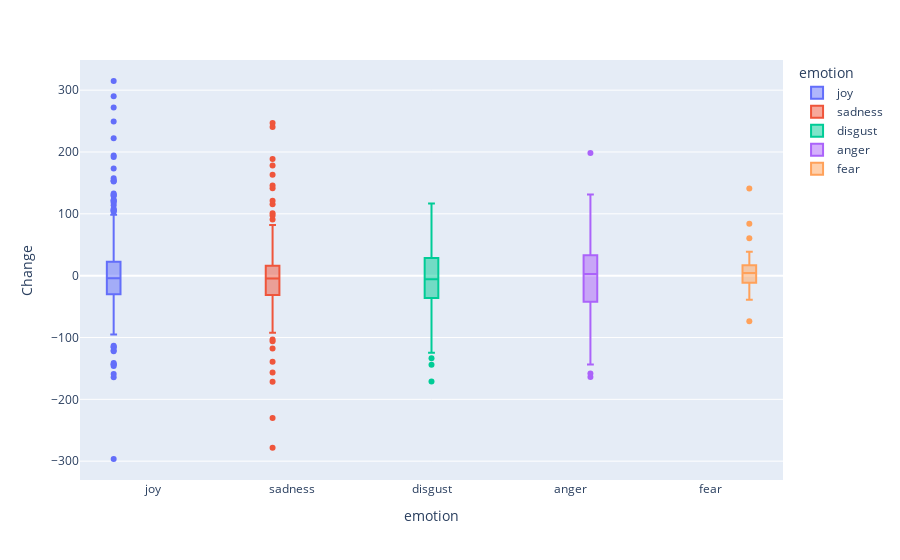
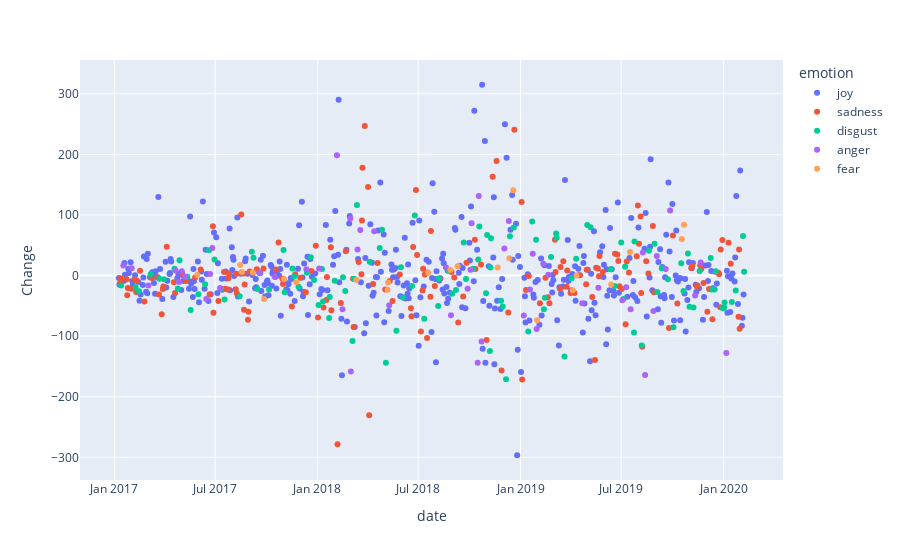

Source (notebook cell) for these figures, in order:
### Code cell
financial_analysis(twitter_d, NASDAQ, "NASDAQ")

### Figure 1 — Plotly figure (JSON) as saved in the notebook; plotly's stock layout.template omitted (floating-point values rounded to 4 significant figures; data arrays with more than 128 entries replaced by an {"elided": "..."} marker saying what was removed)
{"data": [{"alignmentgroup": "True", "hovertemplate": "emotion=%{x}<br>Change=%{y}<extra></extra>", "legendgroup": "joy", "marker": {"color": "#636efa"}, "name": "joy", "notched": false, "offsetgroup": "joy", "orientation": "v", "showlegend": true, "type": "box", "x": {"elided": "399 str values"}, "x0": " ", "xaxis": "x", "y": {"elided": "399 float values"}, "y0": " ", "yaxis": "y"}, {"alignmentgroup": "True", "hovertemplate": "emotion=%{x}<br>Change=%{y}<extra></extra>", "legendgroup": "sadness", "marker": {"color": "#EF553B"}, "name": "sadness", "notched": false, "offsetgroup": "sadness", "orientation": "v", "showlegend": true, "type": "box", "x": {"elided": "178 str values"}, "x0": " ", "xaxis": "x", "y": {"elided": "178 float values"}, "y0": " ", "yaxis": "y"}, {"alignmentgroup": "True", "hovertemplate": "emotion=%{x}<br>Change=%{y}<extra></extra>", "legendgroup": "disgust", "marker": {"color": "#00cc96"}, "name": "disgust", "notched": false, "offsetgroup": "disgust", "orientation": "v", "showlegend": true, "type": "box", "x": ["disgust", "disgust", "disgust", "disgust", "disgust", "disgust", "disgust", "disgust", "disgust", "disgust", "disgust", "disgust", "disgust", "disgust", "disgust", "disgust", "disgust", "disgust", "disgust", "disgust", "disgust", "disgust", "disgust", "disgust", "disgust", "disgust", "disgust", "disgust", "disgust", "disgust", "disgust", "disgust", "disgust", "disgust", "disgust", "disgust", "disgust", "disgust", "disgust", "disgust", "disgust", "disgust", "disgust", "disgust", "disgust", "disgust", "disgust", "disgust", "disgust", "disgust", "disgust", "disgust", "disgust", "disgust", "disgust", "disgust", "disgust", "disgust", "disgust", "disgust", "disgust", "disgust", "disgust", "disgust", "disgust", "disgust", "disgust", "disgust", "disgust", "disgust", "disgust", "disgust", "disgust", "disgust", "disgust", "disgust", "disgust", "disgust", "disgust", "disgust", "disgust", "disgust", "disgust", "disgust", "disgust", "disgust", "disgust", "disgust", "disgust", "disgust", "disgust", "disgust", "disgust", "disgust", "disgust", "disgust", "disgust", "disgust", "disgust", "disgust", "disgust", "disgust", "disgust", "disgust", "disgust", "disgust", "disgust", "disgust", "disgust", "disgust", "disgust", "disgust", "disgust", "disgust", "disgust"], "x0": " ", "xaxis": "x", "y": [-16.6, -19.5, -26.1, 2.2, -5.4, -6.1, 11.4, -21.3, 25.3, -2, -56.7, -30.9, -14.2, 41.6, 26.4, -22.3, -39.5, -34.1, 39.2, 29.5, -22.3, -23.2, 42.1, -27.4, 11.7, -1.4, -18.6, 4.6, 30.3, -7.3, -48.5, 10.6, -43, -70, -35.3, -8.7, -3, -25.3, -107.8, -5.2, 116.5, 22.7, 45.4, 75.7, -144, -90.9, 13.5, -36.4, -17.4, 99.1, -71.2, -50.1, -5, 8, -30.2, -23.8, 54.7, -5.9, 11.1, 26.6, 81.1, -29.3, 67, -124.7, 13.3, 61.6, -41.5, -51.2, -171.2, 64.9, 79.3, -92.4, 89.2, 59.2, -55.8, -36.7, 30.8, 69.5, 62.3, -133.5, -4.4, 27.8, 83.3, 79.8, 10.4, -17.1, 54.7, -38.5, 14.5, -94.1, 56.1, -115.6, 40.8, 52.3, -27.1, 12.1, -6, -85.2, 20.1, -25.6, 36.5, -51.4, -52.6, 7.4, 29, -22.9, -22.9, 6.9, -53.9, -52.7, -44.3, -43.7, -24.8, 65.4, 6.1], "y0": " ", "yaxis": "y"}, {"alignmentgroup": "True", "hovertemplate": "emotion=%{x}<br>Change=%{y}<extra></extra>", "legendgroup": "anger", "marker": {"color": "#ab63fa"}, "name": "anger", "notched": false, "offsetgroup": "anger", "orientation": "v", "showlegend": true, "type": "box", "x": ["anger", "anger", "anger", "anger", "anger", "anger", "anger", "anger", "anger", "anger", "anger", "anger", "anger", "anger", "anger", "anger", "anger", "anger", "anger", "anger", "anger", "anger", "anger", "anger", "anger", "anger", "anger", "anger", "anger", "anger", "anger", "anger", "anger", "anger", "anger", "anger", "anger", "anger", "anger", "anger", "anger", "anger", "anger", "anger", "anger", "anger", "anger", "anger", "anger", "anger", "anger", "anger", "anger"], "x0": " ", "xaxis": "x", "y": [16.4, 11.9, -16.5, 8.5, -10.5, 7.1, -2, -38.5, 2.5, 45.6, -20.4, 4.2, -1.5, 10.4, 11.6, 198.4, -55.7, 94.2, -158.3, 43, 75, 73, -49.1, 13.4, -65.4, -21.9, 9.6, 86.3, -143.7, 131.3, -109, 44.6, 89.8, -65.9, -23.1, 35.9, -88.3, 19.5, 1.2, -45.9, -20.2, -40.7, -19.3, -55.5, 38, -164, -58.5, 32.3, 10.7, 107.5, -33, 21.7, -128], "y0": " ", "yaxis": "y"}, {"alignmentgroup": "True", "hovertemplate": "emotion=%{x}<br>Change=%{y}<extra></extra>", "legendgroup": "fear", "marker": {"color": "#FFA15A"}, "name": "fear", "notched": false, "offsetgroup": "fear", "orientation": "v", "showlegend": true, "type": "box", "x": ["fear", "fear", "fear", "fear", "fear", "fear", "fear", "fear", "fear", "fear", "fear", "fear", "fear", "fear", "fear", "fear", "fear", "fear", "fear", "fear", "fear", "fear", "fear"], "x0": " ", "xaxis": "x", "y": [1, 17.5, 5.9, 5.1, -38.9, -5.5, -11.1, -7.3, -23.4, -11.6, 4.5, 9, 15.4, 13.3, 28.7, 140.8, -73.6, -24.2, 0, -14.6, 38.8, 60.3, 83.8], "y0": " ", "yaxis": "y"}], "layout": {"boxmode": "group", "legend": {"title": {"text": "emotion"}, "tracegroupgap": 0}, "margin": {"t": 60}, "xaxis": {"anchor": "y", "categoryarray": ["joy", "sadness", "disgust", "anger", "fear"], "categoryorder": "array", "domain": [0, 1], "title": {"text": "emotion"}}, "yaxis": {"anchor": "x", "domain": [0, 1], "title": {"text": "Change"}}}}

### Figure 2 — Plotly figure (JSON) as saved in the notebook; plotly's stock layout.template omitted (floating-point values rounded to 4 significant figures; data arrays with more than 128 entries replaced by an {"elided": "..."} marker saying what was removed)
{"data": [{"hovertemplate": "emotion=joy<br>date=%{x}<br>Change=%{y}<extra></extra>", "legendgroup": "joy", "marker": {"color": "#636efa", "symbol": "circle"}, "mode": "markers", "name": "joy", "showlegend": true, "type": "scatter", "x": {"elided": "399 str values"}, "xaxis": "x", "y": {"elided": "399 float values"}, "yaxis": "y"}, {"hovertemplate": "emotion=sadness<br>date=%{x}<br>Change=%{y}<extra></extra>", "legendgroup": "sadness", "marker": {"color": "#EF553B", "symbol": "circle"}, "mode": "markers", "name": "sadness", "showlegend": true, "type": "scatter", "x": {"elided": "178 str values"}, "xaxis": "x", "y": {"elided": "178 float values"}, "yaxis": "y"}, {"hovertemplate": "emotion=disgust<br>date=%{x}<br>Change=%{y}<extra></extra>", "legendgroup": "disgust", "marker": {"color": "#00cc96", "symbol": "circle"}, "mode": "markers", "name": "disgust", "showlegend": true, "type": "scatter", "x": ["2017-01-13", "2017-02-08", "2017-02-14", "2017-03-07", "2017-03-23", "2017-03-31", "2017-04-19", "2017-04-25", "2017-04-28", "2017-05-12", "2017-05-18", "2017-06-01", "2017-06-13", "2017-06-20", "2017-06-30", "2017-07-12", "2017-07-18", "2017-08-14", "2017-09-05", "2017-09-08", "2017-09-15", "2017-10-06", "2017-11-01", "2017-11-03", "2017-11-17", "2017-11-20", "2017-11-28", "2017-12-13", "2017-12-20", "2017-12-26", "2018-01-03", "2018-01-09", "2018-01-11", "2018-01-22", "2018-01-23", "2018-02-01", "2018-02-16", "2018-02-20", "2018-03-05", "2018-03-08", "2018-03-13", "2018-04-05", "2018-04-23", "2018-04-27", "2018-05-04", "2018-05-23", "2018-05-31", "2018-06-04", "2018-06-20", "2018-06-25", "2018-07-12", "2018-08-06", "2018-08-07", "2018-08-23", "2018-08-31", "2018-09-07", "2018-09-21", "2018-09-25", "2018-10-08", "2018-10-17", "2018-10-19", "2018-10-31", "2018-11-02", "2018-11-07", "2018-11-08", "2018-11-09", "2018-11-27", "2018-11-30", "2018-12-06", "2018-12-13", "2018-12-20", "2019-01-15", "2019-01-22", "2019-01-29", "2019-02-12", "2019-02-14", "2019-02-25", "2019-03-06", "2019-03-07", "2019-03-21", "2019-04-03", "2019-04-11", "2019-05-01", "2019-05-07", "2019-06-12", "2019-06-19", "2019-07-01", "2019-07-05", "2019-07-08", "2019-07-24", "2019-07-25", "2019-08-07", "2019-08-20", "2019-08-30", "2019-09-04", "2019-09-12", "2019-09-23", "2019-10-03", "2019-10-17", "2019-10-21", "2019-10-29", "2019-11-01", "2019-11-08", "2019-11-19", "2019-12-09", "2019-12-11", "2019-12-16", "2019-12-18", "2019-12-31", "2020-01-02", "2020-01-03", "2020-01-16", "2020-01-23", "2020-02-05", "2020-02-07"], "xaxis": "x", "y": [-16.6, -19.5, -26.1, 2.2, -5.4, -6.1, 11.4, -21.3, 25.3, -2, -56.7, -30.9, -14.2, 41.6, 26.4, -22.3, -39.5, -34.1, 39.2, 29.5, -22.3, -23.2, 42.1, -27.4, 11.7, -1.4, -18.6, 4.6, 30.3, -7.3, -48.5, 10.6, -43, -70, -35.3, -8.7, -3, -25.3, -107.8, -5.2, 116.5, 22.7, 45.4, 75.7, -144, -90.9, 13.5, -36.4, -17.4, 99.1, -71.2, -50.1, -5, 8, -30.2, -23.8, 54.7, -5.9, 11.1, 26.6, 81.1, -29.3, 67, -124.7, 13.3, 61.6, -41.5, -51.2, -171.2, 64.9, 79.3, -92.4, 89.2, 59.2, -55.8, -36.7, 30.8, 69.5, 62.3, -133.5, -4.4, 27.8, 83.3, 79.8, 10.4, -17.1, 54.7, -38.5, 14.5, -94.1, 56.1, -115.6, 40.8, 52.3, -27.1, 12.1, -6, -85.2, 20.1, -25.6, 36.5, -51.4, -52.6, 7.4, 29, -22.9, -22.9, 6.9, -53.9, -52.7, -44.3, -43.7, -24.8, 65.4, 6.1], "yaxis": "y"}, {"hovertemplate": "emotion=anger<br>date=%{x}<br>Change=%{y}<extra></extra>", "legendgroup": "anger", "marker": {"color": "#ab63fa", "symbol": "circle"}, "mode": "markers", "name": "anger", "showlegend": true, "type": "scatter", "x": ["2017-01-17", "2017-02-01", "2017-03-03", "2017-04-21", "2017-04-27", "2017-05-02", "2017-05-08", "2017-06-15", "2017-06-22", "2017-06-26", "2017-07-10", "2017-09-19", "2017-10-16", "2017-12-12", "2018-01-04", "2018-02-05", "2018-02-15", "2018-03-01", "2018-03-02", "2018-03-14", "2018-03-19", "2018-04-13", "2018-05-10", "2018-08-20", "2018-08-29", "2018-09-28", "2018-10-03", "2018-10-05", "2018-10-16", "2018-10-18", "2018-10-23", "2018-12-03", "2018-12-11", "2019-01-07", "2019-01-18", "2019-01-23", "2019-01-30", "2019-02-11", "2019-02-20", "2019-04-22", "2019-05-21", "2019-07-03", "2019-07-10", "2019-07-18", "2019-08-09", "2019-08-13", "2019-08-28", "2019-09-03", "2019-09-19", "2019-09-27", "2019-11-11", "2019-11-21", "2020-01-06"], "xaxis": "x", "y": [16.4, 11.9, -16.5, 8.5, -10.5, 7.1, -2, -38.5, 2.5, 45.6, -20.4, 4.2, -1.5, 10.4, 11.6, 198.4, -55.7, 94.2, -158.3, 43, 75, 73, -49.1, 13.4, -65.4, -21.9, 9.6, 86.3, -143.7, 131.3, -109, 44.6, 89.8, -65.9, -23.1, 35.9, -88.3, 19.5, 1.2, -45.9, -20.2, -40.7, -19.3, -55.5, 38, -164, -58.5, 32.3, 10.7, 107.5, -33, 21.7, -128], "yaxis": "y"}, {"hovertemplate": "emotion=fear<br>date=%{x}<br>Change=%{y}<extra></extra>", "legendgroup": "fear", "marker": {"color": "#FFA15A", "symbol": "circle"}, "mode": "markers", "name": "fear", "showlegend": true, "type": "scatter", "x": ["2017-05-30", "2017-08-15", "2017-08-18", "2017-09-07", "2017-09-27", "2017-11-02", "2017-11-24", "2018-03-12", "2018-05-07", "2018-05-08", "2018-07-19", "2018-08-28", "2018-09-10", "2018-11-21", "2018-12-12", "2018-12-19", "2019-01-31", "2019-04-05", "2019-04-12", "2019-06-13", "2019-07-17", "2019-10-18", "2019-10-22"], "xaxis": "x", "y": [1, 17.5, 5.9, 5.1, -38.9, -5.5, -11.1, -7.3, -23.4, -11.6, 4.5, 9, 15.4, 13.3, 28.7, 140.8, -73.6, -24.2, 0, -14.6, 38.8, 60.3, 83.8], "yaxis": "y"}], "layout": {"legend": {"title": {"text": "emotion"}, "tracegroupgap": 0}, "margin": {"t": 60}, "xaxis": {"anchor": "y", "domain": [0, 1], "title": {"text": "date"}}, "yaxis": {"anchor": "x", "domain": [0, 1], "title": {"text": "Change"}}}}
